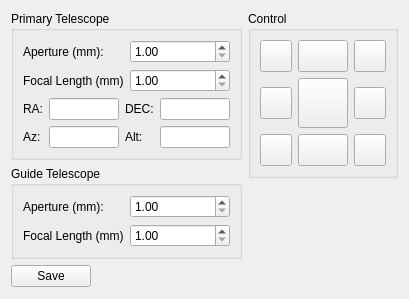
<?xml version="1.0" encoding="UTF-8"?>
<ui version="4.0">
 <class>Mount</class>
 <widget class="QWidget" name="Mount">
  <property name="geometry">
   <rect>
    <x>0</x>
    <y>0</y>
    <width>383</width>
    <height>299</height>
   </rect>
  </property>
  <layout class="QVBoxLayout" name="verticalLayout_4">
   <item>
    <layout class="QHBoxLayout" name="horizontalLayout_2">
     <item>
      <layout class="QVBoxLayout" name="verticalLayout_2">
       <item>
        <widget class="QGroupBox" name="primaryScopeGroup">
         <property name="title">
          <string>Primary Telescope</string>
         </property>
         <layout class="QVBoxLayout" name="verticalLayout">
          <item>
           <layout class="QFormLayout" name="formLayout_2">
            <property name="fieldGrowthPolicy">
             <enum>QFormLayout::AllNonFixedFieldsGrow</enum>
            </property>
            <item row="0" column="0">
             <widget class="QLabel" name="label_3">
              <property name="text">
               <string>Aperture (mm):</string>
              </property>
             </widget>
            </item>
            <item row="0" column="1">
             <widget class="QDoubleSpinBox" name="primaryScopeApertureIN">
              <property name="minimum">
               <double>1.000000000000000</double>
              </property>
              <property name="maximum">
               <double>100000.000000000000000</double>
              </property>
              <property name="singleStep">
               <double>10.000000000000000</double>
              </property>
             </widget>
            </item>
            <item row="1" column="0">
             <widget class="QLabel" name="label_4">
              <property name="text">
               <string>Focal Length (mm)</string>
              </property>
             </widget>
            </item>
            <item row="1" column="1">
             <widget class="QDoubleSpinBox" name="primaryScopeFocalIN">
              <property name="minimum">
               <double>1.000000000000000</double>
              </property>
              <property name="maximum">
               <double>100000.000000000000000</double>
              </property>
              <property name="singleStep">
               <double>10.000000000000000</double>
              </property>
             </widget>
            </item>
           </layout>
          </item>
          <item>
           <layout class="QGridLayout" name="gridLayout_2">
            <item row="0" column="0">
             <widget class="QLabel" name="label_5">
              <property name="text">
               <string>RA:</string>
              </property>
             </widget>
            </item>
            <item row="0" column="1">
             <widget class="QLineEdit" name="raOUT">
              <property name="readOnly">
               <bool>true</bool>
              </property>
             </widget>
            </item>
            <item row="0" column="2">
             <widget class="QLabel" name="label_7">
              <property name="text">
               <string>DEC:</string>
              </property>
             </widget>
            </item>
            <item row="0" column="3">
             <widget class="QLineEdit" name="decOUT">
              <property name="text">
               <string/>
              </property>
              <property name="readOnly">
               <bool>true</bool>
              </property>
             </widget>
            </item>
            <item row="1" column="0">
             <widget class="QLabel" name="label_6">
              <property name="text">
               <string>Az:</string>
              </property>
             </widget>
            </item>
            <item row="1" column="1">
             <widget class="QLineEdit" name="azOUT">
              <property name="readOnly">
               <bool>true</bool>
              </property>
             </widget>
            </item>
            <item row="1" column="2">
             <widget class="QLabel" name="label_8">
              <property name="text">
               <string>Alt:</string>
              </property>
             </widget>
            </item>
            <item row="1" column="3">
             <widget class="QLineEdit" name="altOUT">
              <property name="readOnly">
               <bool>true</bool>
              </property>
             </widget>
            </item>
           </layout>
          </item>
         </layout>
        </widget>
       </item>
       <item>
        <widget class="QGroupBox" name="guideScopeGroup">
         <property name="title">
          <string>Guide Telescope</string>
         </property>
         <layout class="QFormLayout" name="formLayout">
          <item row="0" column="0">
           <widget class="QLabel" name="label">
            <property name="text">
             <string>Aperture (mm):</string>
            </property>
           </widget>
          </item>
          <item row="0" column="1">
           <widget class="QDoubleSpinBox" name="guideScopeApertureIN">
            <property name="minimum">
             <double>1.000000000000000</double>
            </property>
            <property name="maximum">
             <double>100000.000000000000000</double>
            </property>
            <property name="singleStep">
             <double>10.000000000000000</double>
            </property>
           </widget>
          </item>
          <item row="1" column="0">
           <widget class="QLabel" name="label_2">
            <property name="text">
             <string>Focal Length (mm)</string>
            </property>
           </widget>
          </item>
          <item row="1" column="1">
           <widget class="QDoubleSpinBox" name="guideScopeFocalIN">
            <property name="minimum">
             <double>1.000000000000000</double>
            </property>
            <property name="maximum">
             <double>100000.000000000000000</double>
            </property>
            <property name="singleStep">
             <double>10.000000000000000</double>
            </property>
           </widget>
          </item>
         </layout>
        </widget>
       </item>
       <item>
        <layout class="QHBoxLayout" name="horizontalLayout">
         <item>
          <widget class="QPushButton" name="saveB">
           <property name="text">
            <string>Save</string>
           </property>
          </widget>
         </item>
         <item>
          <spacer name="horizontalSpacer_2">
           <property name="orientation">
            <enum>Qt::Horizontal</enum>
           </property>
           <property name="sizeHint" stdset="0">
            <size>
             <width>40</width>
             <height>20</height>
            </size>
           </property>
          </spacer>
         </item>
        </layout>
       </item>
      </layout>
     </item>
     <item>
      <layout class="QVBoxLayout" name="verticalLayout_3">
       <item>
        <widget class="QGroupBox" name="groupBox_4">
         <property name="sizePolicy">
          <sizepolicy hsizetype="Fixed" vsizetype="Fixed">
           <horstretch>0</horstretch>
           <verstretch>0</verstretch>
          </sizepolicy>
         </property>
         <property name="title">
          <string>Control</string>
         </property>
         <layout class="QGridLayout" name="gridLayout">
          <property name="sizeConstraint">
           <enum>QLayout::SetMinimumSize</enum>
          </property>
          <item row="0" column="0">
           <widget class="QPushButton" name="northwestB">
            <property name="minimumSize">
             <size>
              <width>32</width>
              <height>32</height>
             </size>
            </property>
            <property name="text">
             <string/>
            </property>
           </widget>
          </item>
          <item row="0" column="1">
           <widget class="QPushButton" name="northB">
            <property name="minimumSize">
             <size>
              <width>32</width>
              <height>32</height>
             </size>
            </property>
            <property name="text">
             <string/>
            </property>
           </widget>
          </item>
          <item row="0" column="2">
           <widget class="QPushButton" name="northeastB">
            <property name="minimumSize">
             <size>
              <width>32</width>
              <height>32</height>
             </size>
            </property>
            <property name="text">
             <string/>
            </property>
           </widget>
          </item>
          <item row="1" column="0">
           <widget class="QPushButton" name="westB">
            <property name="minimumSize">
             <size>
              <width>32</width>
              <height>32</height>
             </size>
            </property>
            <property name="text">
             <string/>
            </property>
           </widget>
          </item>
          <item row="1" column="1">
           <widget class="QPushButton" name="stopB">
            <property name="minimumSize">
             <size>
              <width>50</width>
              <height>50</height>
             </size>
            </property>
            <property name="text">
             <string/>
            </property>
           </widget>
          </item>
          <item row="1" column="2">
           <widget class="QPushButton" name="eastB">
            <property name="minimumSize">
             <size>
              <width>32</width>
              <height>32</height>
             </size>
            </property>
            <property name="text">
             <string/>
            </property>
           </widget>
          </item>
          <item row="2" column="0">
           <widget class="QPushButton" name="southwestB">
            <property name="minimumSize">
             <size>
              <width>32</width>
              <height>32</height>
             </size>
            </property>
            <property name="text">
             <string/>
            </property>
           </widget>
          </item>
          <item row="2" column="1">
           <widget class="QPushButton" name="southB">
            <property name="minimumSize">
             <size>
              <width>32</width>
              <height>32</height>
             </size>
            </property>
            <property name="text">
             <string/>
            </property>
           </widget>
          </item>
          <item row="2" column="2">
           <widget class="QPushButton" name="southeastB">
            <property name="minimumSize">
             <size>
              <width>32</width>
              <height>32</height>
             </size>
            </property>
            <property name="text">
             <string/>
            </property>
           </widget>
          </item>
         </layout>
        </widget>
       </item>
       <item>
        <spacer name="verticalSpacer_2">
         <property name="orientation">
          <enum>Qt::Vertical</enum>
         </property>
         <property name="sizeHint" stdset="0">
          <size>
           <width>20</width>
           <height>40</height>
          </size>
         </property>
        </spacer>
       </item>
      </layout>
     </item>
     <item>
      <spacer name="horizontalSpacer">
       <property name="orientation">
        <enum>Qt::Horizontal</enum>
       </property>
       <property name="sizeHint" stdset="0">
        <size>
         <width>40</width>
         <height>20</height>
        </size>
       </property>
      </spacer>
     </item>
    </layout>
   </item>
   <item>
    <spacer name="verticalSpacer">
     <property name="orientation">
      <enum>Qt::Vertical</enum>
     </property>
     <property name="sizeHint" stdset="0">
      <size>
       <width>20</width>
       <height>1</height>
      </size>
     </property>
    </spacer>
   </item>
  </layout>
 </widget>
 <resources/>
 <connections/>
</ui>
